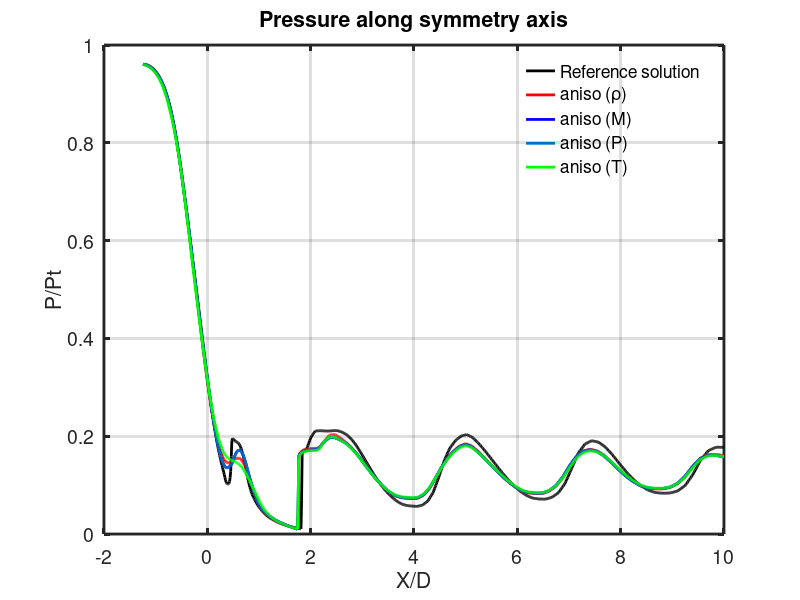

MATLAB code to generate this figure:
% read reference solution
ref = csvread('reference/reference.csv');
ref_x = ref(:,4);
ref_x = ref_x(2:end,:);% delete useless 1st rows
ref_m = ref(:,1);
ref_m = ref_m(2:end,:);% delete useless 1st rows
ref_p = ref(:,3);
ref_p = ref_p(2:end,:); % delete useless 1st rows

%%%%%%%%%%%%%%%%%%%%%%%%%% ideal nitrogen
%%%%%%% anisotropic
% read anisotropic of density for ideal nitrogen
ideal_aniso_density = csvread('anisotropic/d.csv');
ideal_aniso_density_x = ideal_aniso_density(:,3);
ideal_aniso_density_x = ideal_aniso_density_x(2:end,:); 
ideal_aniso_density_m = ideal_aniso_density(:,1);
ideal_aniso_density_m = ideal_aniso_density_m(2:end,:); 
ideal_aniso_density_p = ideal_aniso_density(:,2);
ideal_aniso_density_p = ideal_aniso_density_p(2:end,:);

% read anisotropic of mach for ideal nitrogen
ideal_aniso_mach= csvread('anisotropic/m.csv');
ideal_aniso_mach_x = ideal_aniso_mach(:,3);
ideal_aniso_mach_x = ideal_aniso_mach_x(2:end,:); 
ideal_aniso_mach_m = ideal_aniso_mach(:,1);
ideal_aniso_mach_m = ideal_aniso_mach_m(2:end,:); 
ideal_aniso_mach_p = ideal_aniso_mach(:,2);
ideal_aniso_mach_p = ideal_aniso_mach_p(2:end,:);

% read anisotropic of p for ideal nitrogen
ideal_aniso_p= csvread('anisotropic/p.csv');
ideal_aniso_p_x = ideal_aniso_p(:,3);
ideal_aniso_p_x = ideal_aniso_p_x(2:end,:); 
ideal_aniso_p_m = ideal_aniso_p(:,1);
ideal_aniso_p_m = ideal_aniso_p_m(2:end,:); 
ideal_aniso_p_p = ideal_aniso_p(:,2);
ideal_aniso_p_p = ideal_aniso_p_p(2:end,:);

% read anisotropic of T for ideal nitrogen
ideal_aniso_t= csvread('anisotropic/t.csv');
ideal_aniso_t_x = ideal_aniso_t(:,3);
ideal_aniso_t_x = ideal_aniso_t_x(2:end,:); 
ideal_aniso_t_m = ideal_aniso_t(:,1);
ideal_aniso_t_m = ideal_aniso_t_m(2:end,:); 
ideal_aniso_t_p = ideal_aniso_t(:,2);
ideal_aniso_t_p = ideal_aniso_t_p(2:end,:);




% plot comparison
figure(1)
plot(ref_x,ref_p,'k',"linewidth", 2);
hold on
grid on
plot(ideal_aniso_density_x, ideal_aniso_density_p,'r',"linewidth", 2);
hold on
grid on
plot(ideal_aniso_mach_x, ideal_aniso_mach_p,'b',"linewidth", 2);
hold on
grid on
plot(ideal_aniso_p_x, ideal_aniso_p_p,"linewidth", 2);
hold on
grid on
plot(ideal_aniso_t_x, ideal_aniso_t_p,'g', "linewidth", 2);
hold on
grid on
xlabel('X/D')
##ylabel('Mach number')
ylabel('P/Pt')
##title('Mach number along symmetry axis')
title('Pressure along symmetry axis')
legend('Reference solution','aniso (\rho)', 'aniso (M)', 'aniso (P)', 'aniso (T)')
legend boxoff
set(gca, "linewidth", 2, "fontsize", 14);
##saveas(figure(1), "P_ref_ideal_aniso");